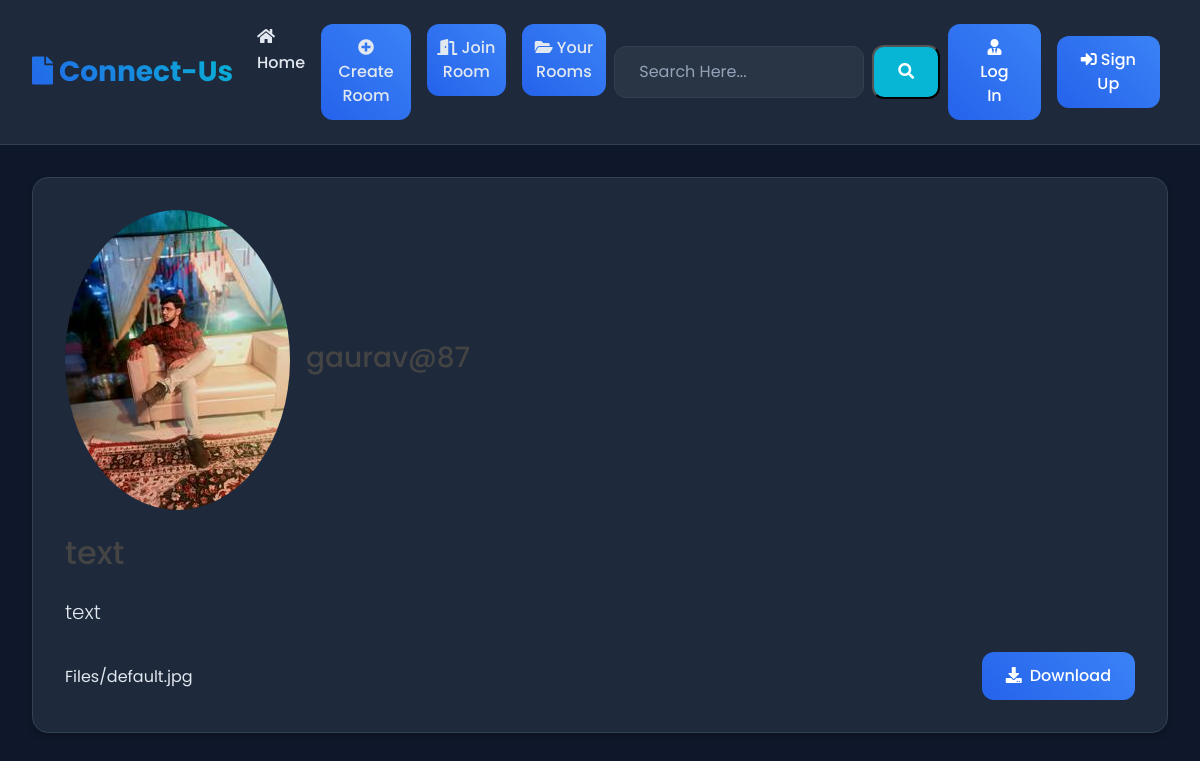
The app's page /post/2/ with its own data.
### blog/models.py (models this page shows, shortened)
class Post(models.Model):
    title = models.CharField(max_length=100)
    file = models.FileField(null=True, blank=True, upload_to='Files')
    content = models.TextField()
    date_posted = models.DateTimeField(default=timezone.now)
    author = models.ForeignKey(User, on_delete=models.CASCADE)
    room = models.ForeignKey(Room, on_delete=models.CASCADE, null=True, blank=True)  # Optional room link

### users/models.py (models this page shows, shortened)
class Profile(models.Model):
    user = models.OneToOneField(User, on_delete=models.CASCADE)
    image = models.ImageField(default='default.jpg', upload_to='profile_pics')

### blog/views.py (the view)
# urls.py: path('post/<int:pk>/', PostDetailView.as_view(), name='post-detail'),
class PostDetailView(DetailView):
    model = Post
    template_name = 'blog/post_detail.html'

### blog/templates/blog/post_detail.html (shortened to what this page needs)
{% extends "blog/base.html" %}
{% block content %}
<div class="content-section">
    <article class="post-detail">
        <div class="post-header mb-4">
            <div class="d-flex align-items-center">
                <a href="{{ object.author.profile.image.url }}" target="_blank">
                    <img src="{{ object.author.profile.image.url }}" class="profile-img rounded-circle">
                </a>
                <div class="ml-3">
                    <a href="{% url 'user-posts' object.author.username %}" class="text-decoration-none">
                        <h3 class="mb-1">{{ object.author }}</h3>
                    </a>
                </div>
            </div>
        </div>
        <div class="post-content">
            <h2 class="mb-4">{{ object.title }}</h2>
            <p class="lead">{{ object.content }}</p>
            {% if object.file %}
            <div class="file-section mt-4">
                <div class="d-flex justify-content-between align-items-center">
                    <span class="file-name">{{ object.file }}</span>
                    <a href="{{ object.file.url }}" download class="btn btn-primary">
                        <i class="fas fa-download mr-2"></i>Download
                    </a>
                </div>
            </div>
            {% endif %}
        </div>
    </article>
</div>
{% endblock content %}

### blog/static/blog/main.css (style rules this page uses)
body { background: #fafafa; color: #333333; margin-top: 0; }
h1, h2, h3, h4, h5, h6 { color: #444444; }
.content-section { background: #ffffff; padding: 10px 20px; border: 1px solid #dddddd; border-radius: 3px; margin-bottom: 20px; }

### blog/templates/blog/base.html (style rules this page uses)
:root { --primary-color: #2563eb; --secondary-color: #3b82f6; --accent-color: #06b6d4; --background-color: #0f172a; --card-bg: #1e293b; --text-color: #e2e8f0; --text-muted: #94a3b8; --navbar-bg: #1e293b; --card-shadow: 0 4px 6px rgba(0, 0, 0, 0.2); --hover-shadow: 0 10px 15px rgba(0, 0, 0, 0.3); --border-color: #334155; }
body { font-family: 'Poppins', sans-serif; background-color: var(--background-color); color: var(--text-color); line-height: 1.6; }
.btn { border-radius: 12px; padding: 0.75rem 1.5rem; transition: all 0.3s ease; background: linear-gradient(45deg, var(--primary-color), var(--secondary-color)); border: none; font-weight: 500; }
.content-section { background: var(--card-bg); border-radius: 16px; padding: 2rem; margin-bottom: 2rem; border: 1px solid var(--border-color); box-shadow: var(--card-shadow); }

### records on screen
Post: author.profile.image (placeholder picture), author "gaurav@87", title "text", content "text", file "Files/default.jpg"
